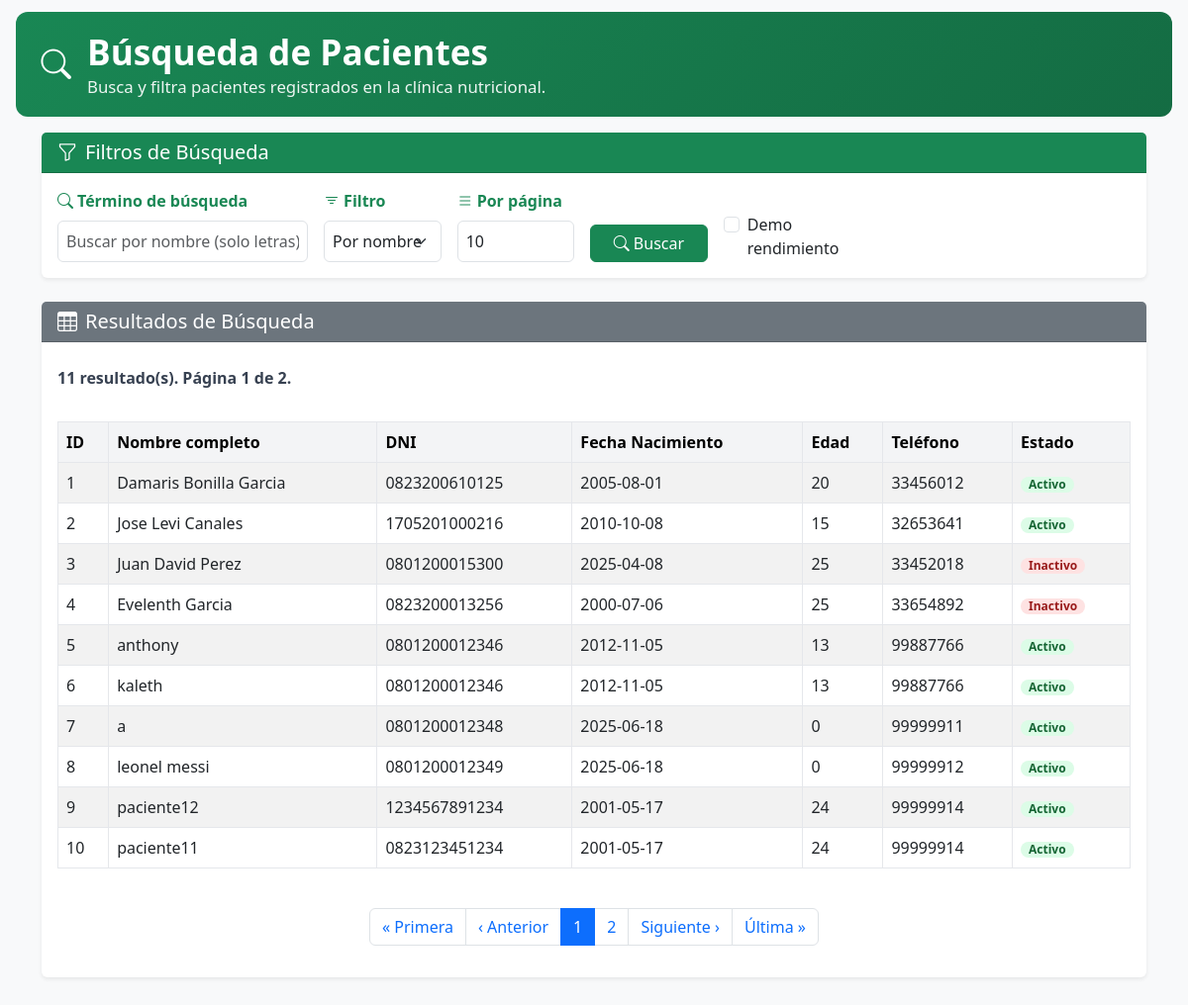
The app's page /Busqueda_avanzada.php with its own data.
### tables this page shows
CREATE TABLE `pacientes` (
  `id_pacientes` int(11) NOT NULL,
  `id_usuarios` int(11) NOT NULL,
  `nombre_completo` varchar(100) DEFAULT NULL,
  `sexo` enum('M','F') NOT NULL DEFAULT 'M',
  `DNI` varchar(20) DEFAULT NULL,
  `fecha_nacimiento` date DEFAULT NULL,
  `edad` int(11) DEFAULT NULL,
  `telefono` varchar(20) DEFAULT NULL,
  `estado` enum('Activo','Inactivo') NOT NULL DEFAULT 'Activo'
);

### Busqueda_avanzada.php (the view, shortened to what this page needs)
<?php
require_once __DIR__ . '/db_connection.php';
$ITEMS_POR_PAGINA_DEFAULT = 10;
$ITEMS_POR_PAGINA_MAX = 100;
$termino = isset($_GET['q']) ? trim($_GET['q']) : '';
$filtro  = isset($_GET['filtro']) ? $_GET['filtro'] : 'nombre';
$page    = isset($_GET['page']) ? max(1, (int)$_GET['page']) : 1;
$perPage = isset($_GET['perPage']) ? (int)$_GET['perPage'] : $ITEMS_POR_PAGINA_DEFAULT;
$perPage = $perPage > 0 ? min($perPage, $ITEMS_POR_PAGINA_MAX) : $ITEMS_POR_PAGINA_DEFAULT;
$modoDemo = isset($_GET['demo']) && $_GET['demo'] === '1';
$errores = [];
$resultados = [];
$totalRegistros = 0;
$totalPaginas = 0;
$offset = ($page - 1) * $perPage;
$filtro = ($filtro === 'dni') ? 'dni' : 'nombre';
$where = '1=1';
$params = [];
$types  = '';
$selectCampos = 'p.id_pacientes, p.nombre_completo, p.dni, p.fecha_nacimiento, p.edad, p.telefono, p.estado';
$sqlCount = "SELECT COUNT(*) AS total FROM pacientes p WHERE $where";
$stmtCount = $conexion->prepare($sqlCount);
if ($stmtCount === false) {
    $errores[] = 'Error preparando consulta COUNT: ' . $conexion->error;
} else {
    if ($stmtCount->execute()) {
        $resCount = $stmtCount->get_result();
        if ($resCount) {
            $row = $resCount->fetch_assoc();
            $totalRegistros = (int)($row['total'] ?? 0);
        }
    } else {
        $errores[] = 'Error ejecutando COUNT: ' . $stmtCount->error;
    }
}
if ($totalRegistros > 0) {
    $totalPaginas = (int)ceil($totalRegistros / $perPage);
    $sql = "SELECT $selectCampos FROM pacientes p WHERE $where ORDER BY p.id_pacientes ASC LIMIT ? OFFSET ?";
    $stmt = $conexion->prepare($sql);
    if ($stmt === false) {
        $errores[] = 'Error preparando consulta de resultados: ' . $conexion->error;
    } else {
        $typesWithLimit = $types . 'ii';
        $paramsWithLimit = $params;
        $paramsWithLimit[] = $perPage;
        $paramsWithLimit[] = $offset;
        $stmt->bind_param($typesWithLimit, ...$paramsWithLimit);
        if ($stmt->execute()) {
            $res = $stmt->get_result();
            while ($fila = $res->fetch_assoc()) {
                $resultados[] = $fila;
            }
        } else {
            $errores[] = 'Error ejecutando consulta de resultados: ' . $stmt->error;
        }
    }
}
function qs(array $data): string {
    return http_build_query(array_merge([
        'q' => isset($_GET['q']) ? $_GET['q'] : '',
        'filtro' => isset($_GET['filtro']) ? $_GET['filtro'] : 'nombre',
        'perPage' => isset($_GET['perPage']) ? $_GET['perPage'] : 10,
    ], $data));
}
?>
<!DOCTYPE html>
<html lang="es">
<head>
    <link href="https://cdn.jsdelivr.net/npm/bootstrap@5.3.0/dist/css/bootstrap.min.css" rel="stylesheet">
    <link rel="stylesheet" href="https://cdn.jsdelivr.net/npm/bootstrap-icons@1.10.0/font/bootstrap-icons.css">
</head>
<body>
    <div class="header-section d-flex align-items-center gap-3">
        <div class="medical-icon"><i class="bi bi-search"></i></div>
        <div>
            <h1>Búsqueda de Pacientes</h1>
            <p>Busca y filtra pacientes registrados en la clínica nutricional.</p>
        </div>
    </div>
    <div class="container mb-5">
        <div class="card">
            <div class="card-header bg-primary text-white">
                <h5 class="card-title mb-0"><i class="bi bi-funnel me-2"></i>Filtros de Búsqueda</h5>
            </div>
            <div class="card-body">
                <form method="get" class="filtros" action="">
                    <div class="row g-3 align-items-end">
                        <div class="col-md-4">
                            <label for="q" class="form-label">
                                <i class="bi bi-search me-1"></i>Término de búsqueda
                            </label>
                            <input id="q" type="text" name="q" class="form-control" placeholder="Buscar por nombre o DNI" value="<?= htmlspecialchars($termino, ENT_QUOTES, 'UTF-8') ?>" />
                        </div>
                        <div class="col-md-2">
                            <label for="filtro" class="form-label">
                                <i class="bi bi-filter me-1"></i>Filtro
                            </label>
                            <select id="filtro" name="filtro" class="form-select">
                                <option value="nombre" <?= $filtro === 'nombre' ? 'selected' : '' ?>>Por nombre</option>
                            </select>
                        </div>
                        <div class="col-md-2">
                            <label for="perPage" class="form-label">
                                <i class="bi bi-list me-1"></i>Por página
                            </label>
                            <input type="number" name="perPage" class="form-control" min="1" max="<?= (int)$ITEMS_POR_PAGINA_MAX ?>" value="<?= (int)$perPage ?>" />
                        </div>
                        <div class="col-md-2">
                            <button type="submit" class="btn btn-primary w-100">
                                <i class="bi bi-search me-1"></i>Buscar
                            </button>
                        </div>
                        <div class="col-md-2">
                            <div class="form-check">
                                <input type="checkbox" name="demo" value="1" class="form-check-input" id="demo" <?= $modoDemo ? 'checked' : '' ?> onchange="this.form.submit()" />
                                <label class="form-check-label" for="demo">Demo rendimiento</label>
                            </div>
                        </div>
                    </div>
                </form>
            </div>
        </div>
        <div class="card mt-4">
            <div class="card-header bg-secondary text-white">
                <h5 class="card-title mb-0"><i class="bi bi-table me-2"></i>Resultados de Búsqueda</h5>
            </div>
            <div class="card-body">
                <div class="resumen mb-3">
                    <strong><?= $totalRegistros ?> resultado(s). Página <?= (int)$page ?> de <?= max(1, (int)$totalPaginas) ?>.</strong>
                </div>
                <?php if (!empty($resultados)): ?>
                    <div class="table-responsive">
                        <table class="table table-striped tabla-resultados enhance-table external-filter" data-external-filter="#q">
                            <thead class="table-light" style="color: #000000;">
                                <tr>
                                    <th>ID</th>
                                    <th>Nombre completo</th>
                                    <th>DNI</th>
                                    <th>Fecha Nacimiento</th>
                                    <th>Edad</th>
                                    <th>Teléfono</th>
                                    <th>Estado</th>
                                </tr>
                            </thead>
                            <tbody>
                                <?php foreach ($resultados as $pac): ?>
                                    <tr>
                                        <td><?= (int)$pac['id_pacientes'] ?></td>
                                        <td><?= htmlspecialchars($pac['nombre_completo'] ?? '', ENT_QUOTES, 'UTF-8') ?></td>
                                        <td><?= htmlspecialchars($pac['dni'] ?? '', ENT_QUOTES, 'UTF-8') ?></td>
                                        <td><?= htmlspecialchars($pac['fecha_nacimiento'] ?? '', ENT_QUOTES, 'UTF-8') ?></td>
                                        <td><?= htmlspecialchars((string)($pac['edad'] ?? ''), ENT_QUOTES, 'UTF-8') ?></td>
                                        <td><?= htmlspecialchars($pac['telefono'] ?? '', ENT_QUOTES, 'UTF-8') ?></td>
                                        <td><span class="badge <?= strtolower($pac['estado'] ?? '') ?>"><?= htmlspecialchars($pac['estado'] ?? '', ENT_QUOTES, 'UTF-8') ?></span></td>
                                    </tr>
                                <?php endforeach; ?>
                            </tbody>
                        </table>
                    </div>
                <?php elseif ($termino !== '' && empty($errores)): ?>
                    <div class="alert alert-warning" role="alert">
                        <i class="bi bi-exclamation-triangle-fill me-2"></i>No se encontraron resultados para el término de búsqueda.
                    </div>
                <?php else: ?>
                    <div class="alert alert-info" role="alert">
                        <i class="bi bi-info-circle-fill me-2"></i>Ingresa un término de búsqueda para comenzar.
                    </div>
                <?php endif; ?>
                <?php if ($totalPaginas > 1): ?>
                    <nav aria-label="Paginación de resultados">
                        <ul class="pagination justify-content-center mt-4">
                            <?php
                            $prevPage = max(1, $page - 1);
                            $nextPage = min($totalPaginas, $page + 1);
                            $window = 3;
                            $start = max(1, $page - $window);
                            $end = min($totalPaginas, $page + $window);
                            ?>
                            <li class="page-item">
                                <a class="page-link" href="?<?= qs(['page' => 1]) ?>" title="Primera">« Primera</a>
                            </li>
                            <li class="page-item">
                                <a class="page-link" href="?<?= qs(['page' => $prevPage]) ?>" title="Anterior">‹ Anterior</a>
                            </li>
                            <?php for ($i = $start; $i <= $end; $i++): ?>
                                <li class="page-item <?= ($i === $page) ? 'active' : '' ?>">
                                    <?php if ($i === $page): ?>
                                        <span class="page-link"><?= $i ?></span>
                                    <?php else: ?>
                                        <a class="page-link" href="?<?= qs(['page' => $i]) ?>"><?= $i ?></a>
                                    <?php endif; ?>
                                </li>
                            <?php endfor; ?>
                            <li class="page-item">
                                <a class="page-link" href="?<?= qs(['page' => $nextPage]) ?>" title="Siguiente">Siguiente ›</a>
                            </li>
                            <li class="page-item">
                                <a class="page-link" href="?<?= qs(['page' => $totalPaginas]) ?>" title="Última">Última »</a>
                            </li>
                        </ul>
                    </nav>
                <?php endif; ?>
            </div>
        </div>
    </div>
</body>
</html>

### Busqueda_avanzada.php (style rules this page uses)
body { background-color: #f8f9fa; }
.card { border: none; box-shadow: 0 0.125rem 0.25rem rgba(0, 0, 0, 0.075); }
.btn-primary { background-color: #198754; border-color: #198754; }
.bg-primary { background-color: #198754 !important; }
.form-label { font-weight: 600; color: #198754; }
.header-section { background: linear-gradient(135deg, #198754 0%, #146c43 100%); color: white; padding: 1.1rem 1.6rem; margin: 12px 1rem 1rem; border-radius: 12px; }
.header-section h1 { font-size: 2.2rem; font-weight: 700; margin: 0; line-height: 1.3; }
.header-section p { font-size: 1.05rem; opacity: 0.92; margin: 0; }
.medical-icon { font-size: 1.9rem; color: #ffffff; }
.filtros { display: flex; gap: 8px; align-items: center; flex-wrap: wrap; }
.filtros input[type="text"] { flex: 1 1 320px; padding: 8px; }
.filtros select, .filtros input[type="number"] { padding: 8px; }
.tabla-resultados { width: 100%; border-collapse: collapse; margin-top: 16px; }
.tabla-resultados th, .tabla-resultados td { border: 1px solid #e5e7eb; padding: 8px; text-align: left; }
.tabla-resultados th { background: #f3f4f6; }
.resumen { color: #374151; margin-top: 8px; }
.badge { display: inline-block; padding: 2px 8px; border-radius: 12px; font-size: 12px; background: #e5e7eb; }
.badge.activo { background: #dcfce7; color: #166534; }
.badge.inactivo { background: #fee2e2; color: #991b1b; }

### records on screen
pacientes: id_pacientes "1", nombre_completo "Damaris Bonilla Garcia", DNI "0823200610125", fecha_nacimiento "2005-08-01", edad "20", telefono "33456012", estado "Activo"
pacientes: id_pacientes "2", nombre_completo "Jose Levi Canales", DNI "1705201000216", fecha_nacimiento "2010-10-08", edad "15", telefono "32653641", estado "Activo"
pacientes: id_pacientes "3", nombre_completo "Juan David Perez", DNI "0801200015300", fecha_nacimiento "2025-04-08", edad "25", telefono "33452018", estado "Inactivo"
pacientes: id_pacientes "4", nombre_completo "Evelenth Garcia", DNI "0823200013256", fecha_nacimiento "2000-07-06", edad "25", telefono "33654892", estado "Inactivo"
pacientes: id_pacientes "5", nombre_completo "anthony", DNI "0801200012346", fecha_nacimiento "2012-11-05", edad "13", telefono "99887766", estado "Activo"
pacientes: id_pacientes "6", nombre_completo "kaleth", DNI "0801200012346", fecha_nacimiento "2012-11-05", edad "13", telefono "99887766", estado "Activo"
pacientes: id_pacientes "7", nombre_completo "a", DNI "0801200012348", fecha_nacimiento "2025-06-18", edad "0", telefono "99999911", estado "Activo"
pacientes: id_pacientes "8", nombre_completo "leonel messi", DNI "0801200012349", fecha_nacimiento "2025-06-18", edad "0", telefono "99999912", estado "Activo"
pacientes: id_pacientes "9", nombre_completo "paciente12", DNI "1234567891234", fecha_nacimiento "2001-05-17", edad "24", telefono "99999914", estado "Activo"
pacientes: id_pacientes "10", nombre_completo "paciente11", DNI "0823123451234", fecha_nacimiento "2001-05-17", edad "24", telefono "99999914", estado "Activo"

### other values on screen
$totalRegistros "11"
$page "1"
max(1, (int)$totalPaginas) "2"
